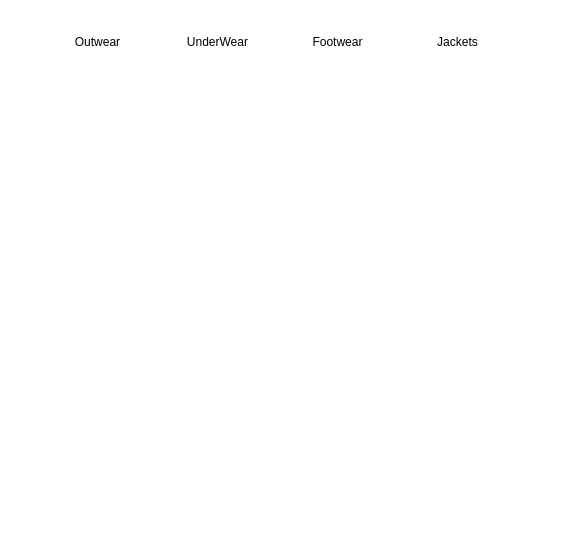
<?xml version="1.0" encoding="UTF-8"?>
<ui version="4.0">
 <class>Form</class>
 <widget class="QWidget" name="Form">
  <property name="geometry">
   <rect>
    <x>0</x>
    <y>0</y>
    <width>572</width>
    <height>536</height>
   </rect>
  </property>
  <property name="windowTitle">
   <string>Form</string>
  </property>
  <property name="styleSheet">
   <string notr="true">border: none;
background-color: #fff;</string>
  </property>
  <widget class="QStackedWidget" name="stackedWidget">
   <property name="geometry">
    <rect>
     <x>0</x>
     <y>80</y>
     <width>565</width>
     <height>451</height>
    </rect>
   </property>
   <property name="currentIndex">
    <number>0</number>
   </property>
   <widget class="QWidget" name="outwear">
    <widget class="QScrollArea" name="scrollArea">
     <property name="geometry">
      <rect>
       <x>24</x>
       <y>40</y>
       <width>529</width>
       <height>391</height>
      </rect>
     </property>
     <property name="widgetResizable">
      <bool>true</bool>
     </property>
     <widget class="QWidget" name="widget_outwear">
      <property name="geometry">
       <rect>
        <x>0</x>
        <y>0</y>
        <width>529</width>
        <height>391</height>
       </rect>
      </property>
     </widget>
    </widget>
   </widget>
   <widget class="QWidget" name="underwear">
    <widget class="QScrollArea" name="scrollArea_2">
     <property name="geometry">
      <rect>
       <x>24</x>
       <y>40</y>
       <width>529</width>
       <height>391</height>
      </rect>
     </property>
     <property name="widgetResizable">
      <bool>true</bool>
     </property>
     <widget class="QWidget" name="widget_underwear">
      <property name="geometry">
       <rect>
        <x>0</x>
        <y>0</y>
        <width>527</width>
        <height>389</height>
       </rect>
      </property>
     </widget>
    </widget>
   </widget>
  </widget>
  <widget class="QPushButton" name="btn_outwear">
   <property name="geometry">
    <rect>
     <x>60</x>
     <y>30</y>
     <width>75</width>
     <height>23</height>
    </rect>
   </property>
   <property name="font">
    <font>
     <family>Segoe UI</family>
     <pointsize>9</pointsize>
    </font>
   </property>
   <property name="styleSheet">
    <string notr="true">border: none;
background-color: #fff;</string>
   </property>
   <property name="text">
    <string>Outwear</string>
   </property>
  </widget>
  <widget class="QPushButton" name="btn_underwear">
   <property name="geometry">
    <rect>
     <x>180</x>
     <y>30</y>
     <width>75</width>
     <height>23</height>
    </rect>
   </property>
   <property name="font">
    <font>
     <family>Segoe UI</family>
     <pointsize>9</pointsize>
    </font>
   </property>
   <property name="styleSheet">
    <string notr="true">border: none;
background-color: #fff;</string>
   </property>
   <property name="text">
    <string>UnderWear</string>
   </property>
  </widget>
  <widget class="QPushButton" name="btn_footwear">
   <property name="geometry">
    <rect>
     <x>300</x>
     <y>30</y>
     <width>75</width>
     <height>23</height>
    </rect>
   </property>
   <property name="font">
    <font>
     <family>Segoe UI</family>
     <pointsize>9</pointsize>
    </font>
   </property>
   <property name="styleSheet">
    <string notr="true">border: none;
background-color: #fff;</string>
   </property>
   <property name="text">
    <string>Footwear</string>
   </property>
  </widget>
  <widget class="QPushButton" name="btn_jackets">
   <property name="geometry">
    <rect>
     <x>420</x>
     <y>30</y>
     <width>75</width>
     <height>23</height>
    </rect>
   </property>
   <property name="font">
    <font>
     <family>Segoe UI</family>
     <pointsize>9</pointsize>
    </font>
   </property>
   <property name="styleSheet">
    <string notr="true">border: none;
background-color: #fff;</string>
   </property>
   <property name="text">
    <string>Jackets</string>
   </property>
  </widget>
 </widget>
 <resources/>
 <connections/>
</ui>
